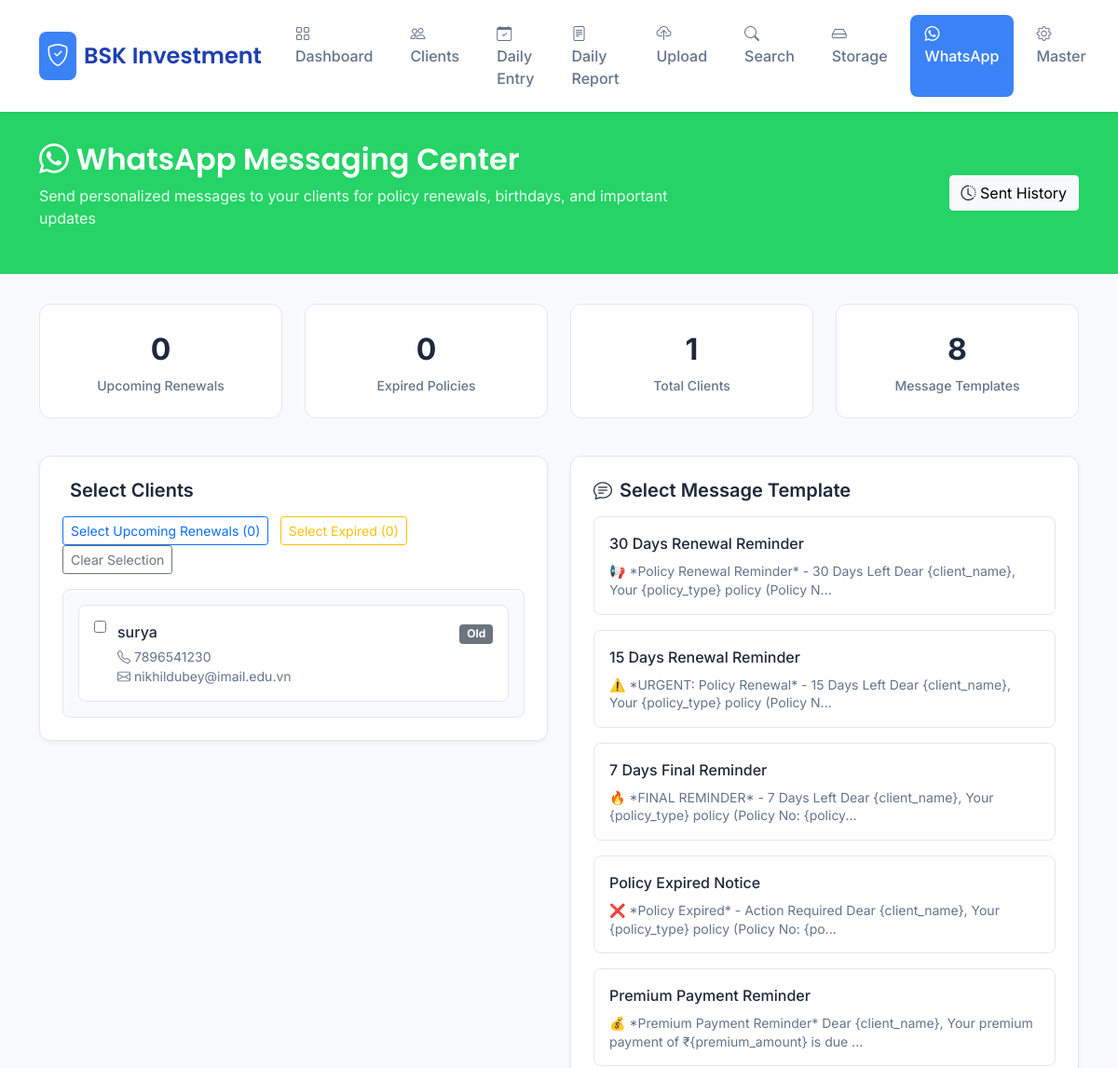
The page /whatsapp (upper part) on the database as committed earlier.
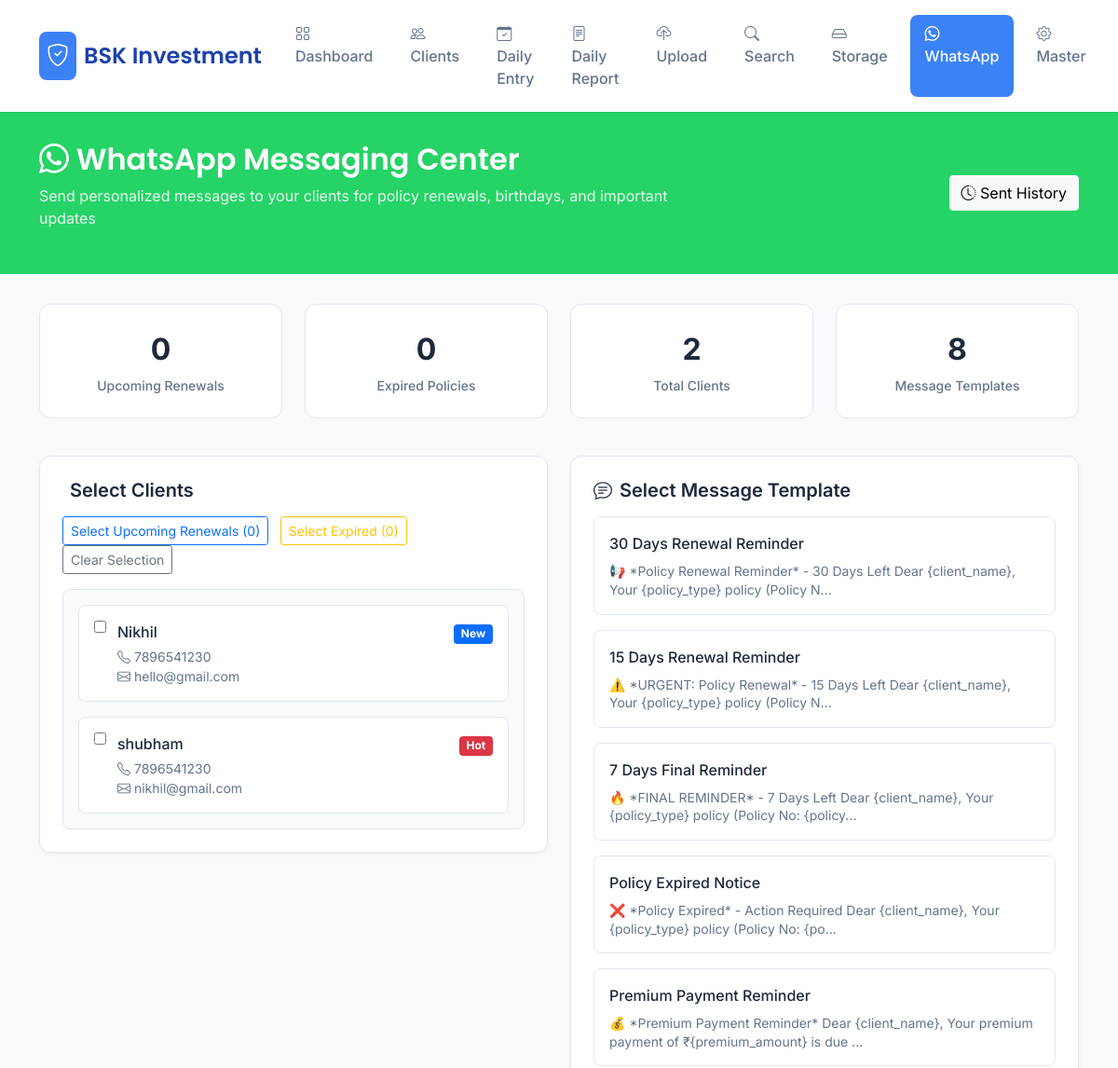
The same page on the database as committed later.
### tables this page shows
CREATE TABLE clients (
            id INTEGER PRIMARY KEY AUTOINCREMENT,
            name TEXT NOT NULL,
            phone TEXT,
            email TEXT,
            folder_name TEXT,
            client_type TEXT,
            policy_number TEXT,
            pan_card TEXT,
            address TEXT,
            created_at TIMESTAMP DEFAULT CURRENT_TIMESTAMP
        , policy_expiry_date TEXT, premium_amount TEXT, policy_type TEXT);

### app.py (the view)
@app.route('/whatsapp')
def whatsapp_dashboard():
    conn = get_db_connection()
    upcoming_renewals = conn.execute('''
        SELECT * FROM clients
        WHERE policy_expiry_date IS NOT NULL
        AND date(policy_expiry_date) <= date('now', '+30 days')
        AND date(policy_expiry_date) >= date('now')
        ORDER BY policy_expiry_date
    ''').fetchall()
    expired_policies = conn.execute('''
        SELECT * FROM clients
        WHERE policy_expiry_date IS NOT NULL
        AND date(policy_expiry_date) < date('now')
        ORDER BY policy_expiry_date DESC
    ''').fetchall()
    all_clients = conn.execute('SELECT * FROM clients ORDER BY name').fetchall()
    all_clients = [dict(client) for client in all_clients]
    upcoming_renewals = [dict(client) for client in upcoming_renewals]
    expired_policies = [dict(client) for client in expired_policies]
    conn.close()
    return render_template('whatsapp_dashboard.html',
                         upcoming_renewals=upcoming_renewals,
                         expired_policies=expired_policies,
                         all_clients=all_clients,
                         templates=WHATSAPP_TEMPLATES)

### app.py (called while the page is built)
def get_db_connection():
    try:
        conn = sqlite3.connect('documents.db')
        conn.row_factory = sqlite3.Row
        return conn
    except sqlite3.Error as e:
        logger.error(f"Database connection error: {e}")
        flash("Database connection error. Please try again.", "error")
        return None

### templates/whatsapp_dashboard.html (shortened to what the changed rows need)
<!DOCTYPE html>
<html lang="hi">
<head>
    <link href="https://cdn.jsdelivr.net/npm/bootstrap@5.1.3/dist/css/bootstrap.min.css" rel="stylesheet">
    <link rel="stylesheet" href="https://cdn.jsdelivr.net/npm/bootstrap-icons@1.7.2/font/bootstrap-icons.css">
</head>
{% set active_page = 'whatsapp' %}
    <div class="whatsapp-header">
        <div class="container">
            <div class="row align-items-center">
                <div class="col-md-8">
                    <h1 class="whatsapp-title">
                        <i class="bi bi-whatsapp"></i> WhatsApp Messaging Center
                    </h1>
                </div>
            </div>
        </div>
    </div>
    <div class="container">
        <div class="row mb-4">
            <div class="col-md-3 col-6 mb-3">
                <div class="stat-card">
                    <div class="stat-value">{{ all_clients|length }}</div>
                    <div class="stat-label">Total Clients</div>
                </div>
            </div>
        </div>
        <div class="row">
            <div class="col-lg-6 mb-4">
                <div class="message-card">
                    <div class="client-grid" id="clientGrid">
                        {% for client in all_clients %}
                        <div class="client-item" data-client-id="{{ client.id }}" onclick="toggleClient({{ client.id }})">
                            <div class="d-flex align-items-start">
                                <input type="checkbox" class="client-checkbox" id="client_{{ client.id }}">
                                <div class="flex-grow-1">
                                    <div class="d-flex justify-content-between align-items-center">
                                        <div class="client-name">{{ client.name }}</div>
                                        {% if client.client_type %}
                                        <span class="badge bg-{% if client.client_type == 'New' %}primary{% elif client.client_type == 'Hot' %}danger{% else %}secondary{% endif %}">{{ client.client_type }}</span>
                                        {% endif %}
                                    </div>
                                    <div class="client-details">
                                        <i class="bi bi-telephone"></i> {{ client.phone or 'No phone' }}
                                        {% if client.email %}
                                        <br><i class="bi bi-envelope"></i> {{ client.email }}
                                        {% endif %}
                                    </div>
                                </div>
                            </div>
                        </div>
                        {% endfor %}
                    </div>
                </div>
            </div>
            <div class="col-lg-6 mb-4">
                <div class="message-card">
                    <div class="template-grid">
                        {% for template_id, template in templates.items() %}
                        <div class="template-card" onclick="selectTemplate('{{ template_id }}')" data-template-id="{{ template_id }}">
                            <div class="template-name">{{ template.name }}</div>
                            <div class="template-preview">{{ template.message[:100] }}...</div>
                        </div>
                        {% endfor %}
                    </div>
                </div>
            </div>
        </div>
    </div>
</body>
</html>

Rows that differ between the two databases and show on the page:
removed clients: name "surya", client_type "Old", phone "7896541230", email "nikhildubey@imail.edu.vn"
added clients: name "Nikhil", client_type "New", phone "7896541230", email "hello@gmail.com"
added clients: name "shubham", client_type "Hot", phone "7896541230", email "nikhil@gmail.com"
Other text that changed with them:
{{ all_clients|length }}: "1" → "2"
